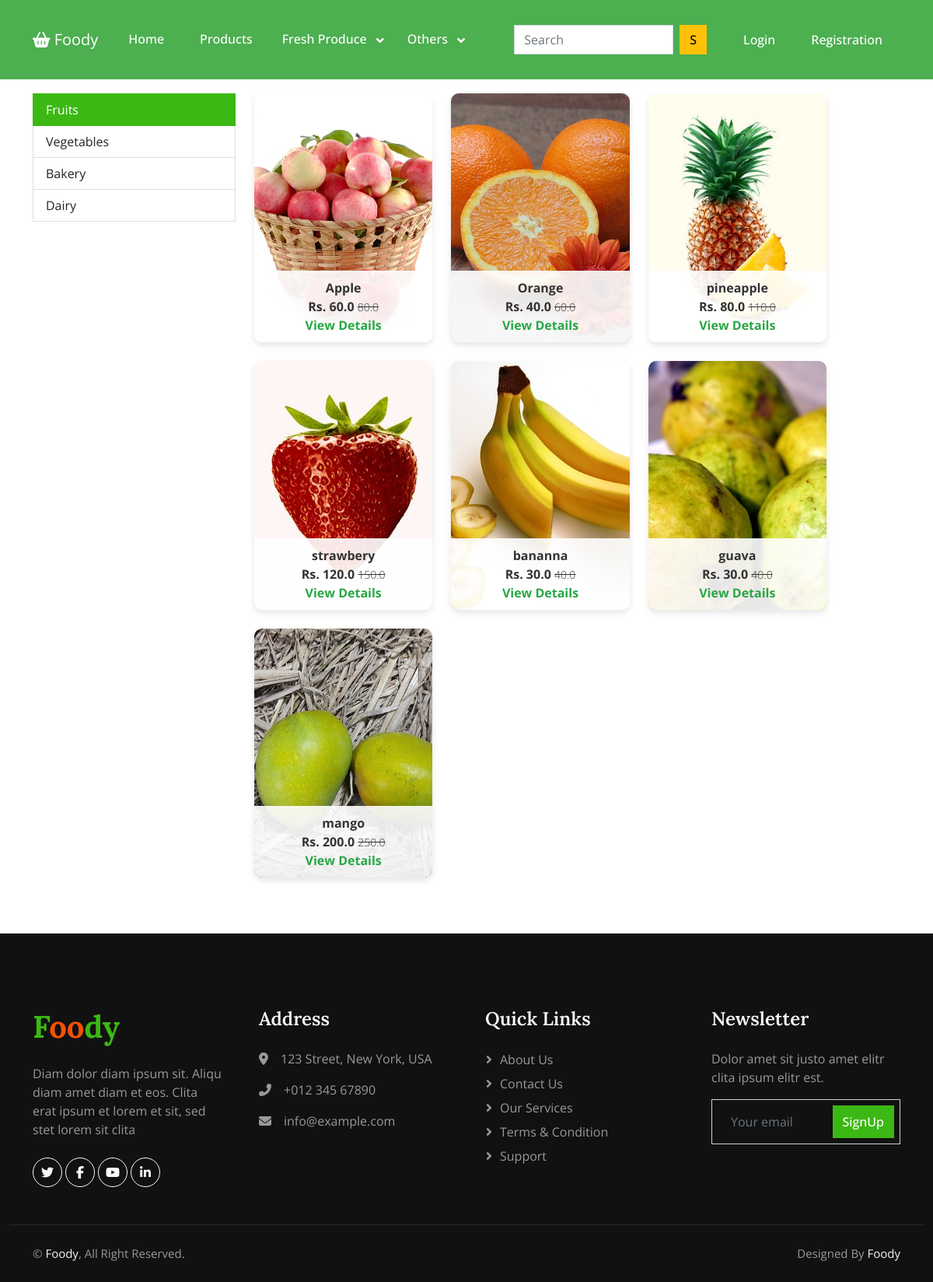
/fruits/, run on the app's committed database.
### app/models.py (models this page shows, shortened)
class Product(models.Model):
 title = models.CharField(max_length=100)
 selling_price = models.FloatField()
 discounted_price = models.FloatField()
 description = models.TextField()
 brand = models.CharField(max_length=100)
 category = models.CharField( choices=CATEGORY_CHOICES, max_length=2)
 product_image = models.ImageField(upload_to='productimg')

### app/views.py (the view)
# urls.py: path('fruits/', views.fruits, name='fruits'),
def fruits(request, data=None):
	totalitem = 0
	if request.user.is_authenticated:
		totalitem = len(Cart.objects.filter(user=request.user))
	if data==None :
			fruits = Product.objects.filter(category='f')
	return render(request, 'app/fruits.html', {'fruits':fruits, 'totalitem':totalitem})

### app/templates/app/fruits.html (shortened to what this page needs)
{% extends 'app/base.html' %}
{% load static %}
{% block main-content %}
<div class="container my-5">
 <div class="row">
  <div class="col-sm-3">
   <div class="list-group">
     <a href="{% url 'fruits' %}" class="list-group-item list-group-item-action active" >Fruits</a>
     <a href="{% url 'vegetables'  %}" class="list-group-item list-group-item-action">Vegetables</a>
     <a href="{% url 'bakery'  %}" class="list-group-item list-group-item-action">Bakery</a>
     <a href="{% url 'dairy'  %}" class="list-group-item list-group-item-action">Dairy</a>
   </div>
  </div>
  <div class="col-sm-8">
   <div class="row">
    {% for product in fruits %}
     <div class="col-sm-4 text-center mb-4">
      <div class="item">
        <a href="{% url 'product-detail' product.id %}">
          <img src="{{product.product_image.url}}" alt="" class="img-fluid">
          <div class="details">
              <div class="fw-bold">{{product.title}}</div>
              <div class="fw-bold">Rs. {{product.discounted_price}} <small class="fw-light text-decoration-line-through">{{product.selling_price}}</small></div>
              <a href="{% url 'product-detail' product.id %}" class="view-details">View Details</a>
          </div>
        </a>
       </div>
     </div>
    {% endfor %}
   </div>
  </div>
 </div>
</div>
{% endblock main-content %}

### app/templates/app/base.html (shortened to what this page needs)
<!doctype html>
{% load static %}
<html lang="en">
  <head>
    <link href="https://cdn.jsdelivr.net/npm/bootstrap@5.0.0-beta1/dist/css/bootstrap.min.css" rel="stylesheet">
    <link rel="stylesheet" href="{% static 'app/css/owl.carousel.min.css' %}">
    <link rel="stylesheet" href="{% static 'app/css/all.min.css' %}">
    <link rel="stylesheet" href="{% static 'app/css/style.css' %}">
  </head>
  <body>
    {% include "app/navbar.html" %}
    {% block main-content %} {% endblock main-content %}
    {% include "homepage/footer.html" %}
  </body>
</html>

### app/templates/app/navbar.html (shortened to what this page needs)
<nav class="navbar navbar-expand-lg navbar-dark fixed-top" style="background-color:#4CAF50;">
    <div class="container">
      <a class="navbar-brand" href="/"><i class="fas fa-shopping-basket"></i> Foody</a>
      <div class="collapse navbar-collapse" id="navbarSupportedContent">
        <ul class="navbar-nav me-auto mb-2 mb-lg-0">
          <li class="nav-item mx-2">
            <a href="{% url 'home' %}" class="nav-link text-white">Home</a>
          </li>
          <li class="nav-item mx-2">
            <a href="{% url 'products' %}" class="nav-link text-white">Products</a>
          </li>
          <li class="nav-item dropdown">
            <a class="nav-link dropdown-toggle text-white" href="#" id="electronicsDropdown" role="button" data-bs-toggle="dropdown" aria-expanded="false">
              Fresh Produce
            </a>
          </li>
          <li class="nav-item dropdown">
            <a class="nav-link dropdown-toggle text-white" href="#" id="fashionDropdown" role="button" data-bs-toggle="dropdown" aria-expanded="false">
              Others
            </a>
          </li>
        </ul>
        <form class="d-flex p-4" method="post" action="{% url 'search' %}" novalidate>
          <input class="form-control me-2" type="search" placeholder="Search" name="data" aria-label="Search">
          <button class="btn btn-warning" type="submit">S</button>
      </form>
        <div>
          <ul class="navbar-nav me-auto mb-2 mb-lg-0">
            {% if request.user.is_authenticated %}
            <li class="nav-item dropdown mx-2">
              <a class="nav-link dropdown-toggle text-white" href="#" id="profileDropdown" role="button" data-bs-toggle="dropdown" aria-expanded="false">
                {{request.user.username|capfirst}}
              </a>
              <ul class="dropdown-menu" aria-labelledby="profileDropdown">
                <li><a class="dropdown-item" href="{% url 'profile' %}">Profile</a></li>
                <li><a class="dropdown-item" href="{% url 'orders' %}">Orders</a></li>
                <li><a class="dropdown-item" href="{% url 'passwordchange' %}">Change Password</a></li>
                <li><a class="dropdown-item" href="{% url 'logout' %}">Logout</a></li>
              </ul>
            </li>
            <li class="nav-item mx-2">
              <a href="{% url 'showcart' %}" class="nav-link text-white"><span class="badge bg-danger">{{totalitem}}</span> Cart </a>
            </li>
            {% else %}
            <li class="nav-item mx-2">
              <a href="{% url 'login' %}" class="nav-link text-white"> Login</a>
            </li>
            <li class="nav-item mx-2">
              <a href="{% url 'customerregistration' %}" class="nav-link text-white">Registration</a>
            </li>
            {% endif %}
          </ul>
        </div>
      </div>
    </div>
</nav>
<br><br><br>

### homepage/templates/homepage/footer.html (shortened to what this page needs)
<html lang="en">
{% load static %}
<head>
    <link href="https://cdnjs.cloudflare.com/ajax/libs/font-awesome/5.10.0/css/all.min.css" rel="stylesheet">
    <link href="https://cdn.jsdelivr.net/npm/bootstrap-icons@1.4.1/font/bootstrap-icons.css" rel="stylesheet">
    <link href="{% static "homepage/lib/animate/animate.min.css" %}" rel="stylesheet">
    <link href="{% static "homepage/lib/owlcarousel/assets/owl.carousel.min.css" %}" rel="stylesheet">
    <link href="{% static "homepage/css/bootstrap.min.css" %}" rel="stylesheet">
    <link href="{% static "homepage/css/style.css" %}" rel="stylesheet">
</head>
<body>
<div class="container-fluid bg-dark footer mt-5 pt-5 wow fadeIn" data-wow-delay="0.1s">
    <div class="container py-5">
        <div class="row g-5">
            <div class="col-lg-3 col-md-6">
                <h1 class="fw-bold text-primary mb-4">F<span class="text-secondary">oo</span>dy</h1>
                <p>Diam dolor diam ipsum sit. Aliqu diam amet diam et eos. Clita erat ipsum et lorem et sit, sed stet lorem sit clita</p>
                <div class="d-flex pt-2">
                    <a class="btn btn-square btn-outline-light rounded-circle me-1" href=""><i class="fab fa-twitter"></i></a>
                    <a class="btn btn-square btn-outline-light rounded-circle me-1" href=""><i class="fab fa-facebook-f"></i></a>
                    <a class="btn btn-square btn-outline-light rounded-circle me-1" href=""><i class="fab fa-youtube"></i></a>
                    <a class="btn btn-square btn-outline-light rounded-circle me-0" href=""><i class="fab fa-linkedin-in"></i></a>
                </div>
            </div>
            <div class="col-lg-3 col-md-6">
                <h4 class="text-light mb-4">Address</h4>
                <p><i class="fa fa-map-marker-alt me-3"></i>123 Street, New York, USA</p>
                <p><i class="fa fa-phone-alt me-3"></i>+012 345 67890</p>
                <p><i class="fa fa-envelope me-3"></i>info@example.com</p>
            </div>
            <div class="col-lg-3 col-md-6">
                <h4 class="text-light mb-4">Quick Links</h4>
                <a class="btn btn-link" href="">About Us</a>
                <a class="btn btn-link" href="">Contact Us</a>
                <a class="btn btn-link" href="">Our Services</a>
                <a class="btn btn-link" href="">Terms & Condition</a>
                <a class="btn btn-link" href="">Support</a>
            </div>
            <div class="col-lg-3 col-md-6">
                <h4 class="text-light mb-4">Newsletter</h4>
                <p>Dolor amet sit justo amet elitr clita ipsum elitr est.</p>
                <div class="position-relative mx-auto" style="max-width: 400px;">
                    <input class="form-control bg-transparent w-100 py-3 ps-4 pe-5" type="text" placeholder="Your email">
                    <button type="button" class="btn btn-primary py-2 position-absolute top-0 end-0 mt-2 me-2">SignUp</button>
                </div>
            </div>
        </div>
    </div>
    <div class="container-fluid copyright">
        <div class="container">
            <div class="row">
                <div class="col-md-6 text-center text-md-start mb-3 mb-md-0">
                    &copy; <a href="#">Foody</a>, All Right Reserved.
                </div>
                <div class="col-md-6 text-center text-md-end">
                    Designed By <a href="https://htmlcodex.com">Foody</a>
                </div>
            </div>
        </div>
    </div>
</div>
</body>

### homepage/static/homepage/css/style.css (style rules this page uses)
:root { --primary: #3CB815; --secondary: #F65005; --light: #F7F8FC; --dark: #111111; }
.btn { font-weight: 500; transition: .5s; }
.btn.btn-primary, .btn.btn-secondary, .btn.btn-outline-primary:hover, .btn.btn-outline-secondary:hover { color: #FFFFFF; }
.btn-square { width: 38px; height: 38px; }
.btn-square, .btn-sm-square, .btn-lg-square { padding: 0; display: flex; align-items: center; justify-content: center; font-weight: normal; }
.fixed-top { transition: .5s; }
.navbar .dropdown-toggle::after { border: none; content: "\f107"; font-family: "Font Awesome 5 Free"; font-weight: 900; vertical-align: middle; margin-left: 8px; }
.navbar .navbar-nav .nav-link { padding: 25px 15px; color: #555555; font-weight: 500; outline: none; }
.footer { color: #999999; }
.footer .btn.btn-link { display: block; margin-bottom: 5px; padding: 0; text-align: left; color: #999999; font-weight: normal; text-transform: capitalize; transition: .3s; }
.footer .btn.btn-link::before { position: relative; content: "\f105"; font-family: "Font Awesome 5 Free"; font-weight: 900; color: #999999; margin-right: 10px; }
.footer .copyright { padding: 25px 0; font-size: 15px; border-top: 1px solid rgba(256, 256, 256, .1); }
.footer .copyright a { color: var(--light); }

### app/templates/app/fruits.html (style rules this page uses)
.item { position: relative; overflow: hidden; border-radius: 10px; box-shadow: 0px 4px 8px rgba(0, 0, 0, 0.1); transition: all 0.3s ease-in-out; }
.item img { height: 320px; width: 100%; object-fit: cover; transition: transform 0.3s ease-in-out; }
.details { position: absolute; bottom: 0; left: 0; width: 100%; background-color: rgba(255, 255, 255, 0.9); padding: 10px; text-align: center; transition: all 0.3s ease-in-out; }
.details a { color: #333; text-decoration: none; font-weight: bold; transition: color 0.3s ease-in-out; }
.details a.view-details { color: #28a745; }

### data on the page
Product: product_image (picture), title "Apple", discounted_price "60.0", selling_price "80.0"
Product: product_image (picture), title "Orange", discounted_price "40.0", selling_price "60.0"
Product: product_image (picture), title "pineapple", discounted_price "80.0", selling_price "110.0"
Product: product_image (picture), title "strawbery", discounted_price "120.0", selling_price "150.0"
Product: product_image (picture), title "bananna", discounted_price "30.0", selling_price "40.0"
Product: product_image (picture), title "guava", discounted_price "30.0", selling_price "40.0"
Product: product_image (picture), title "mango", discounted_price "200.0", selling_price "250.0"
